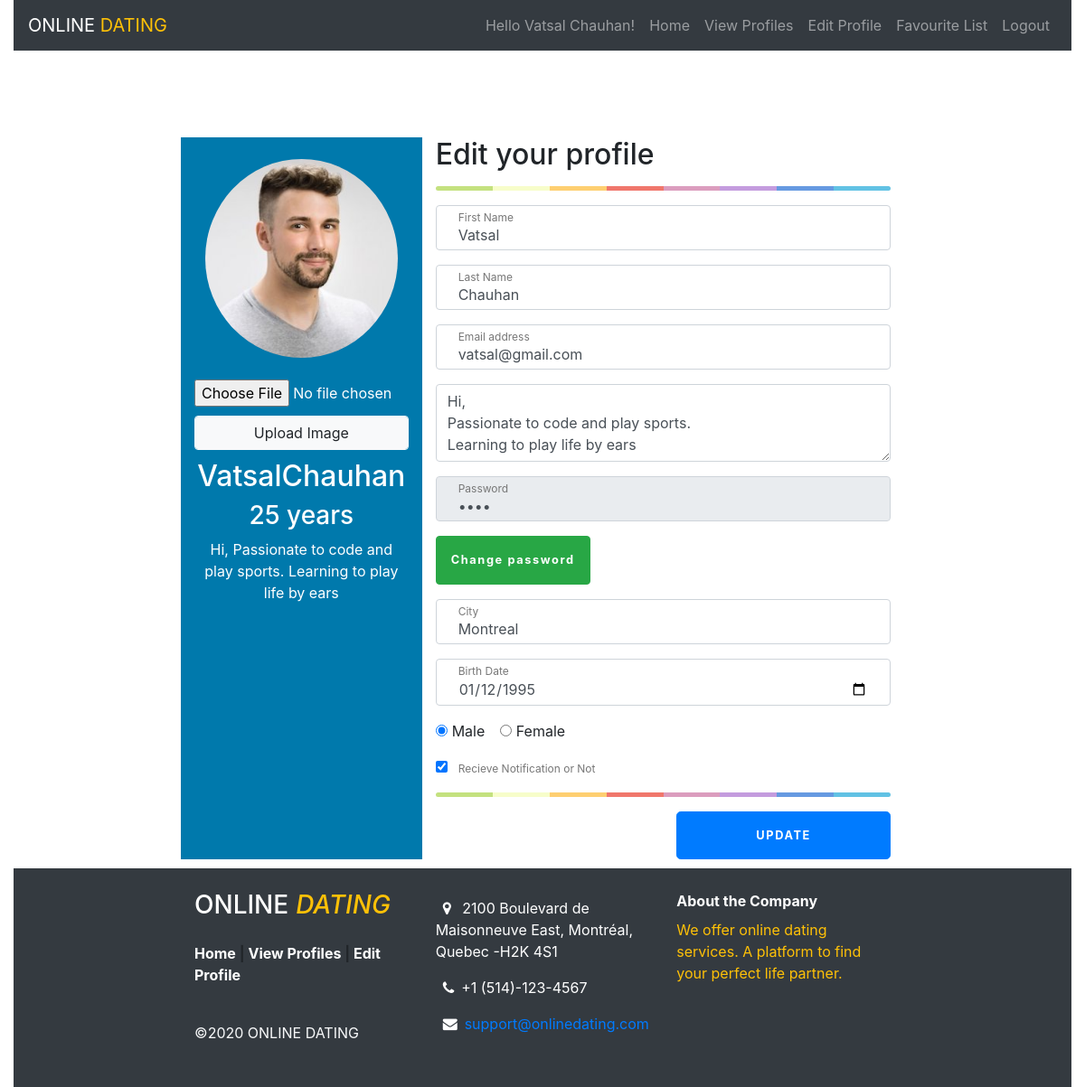
/edit-profile.php (signed in), run on the app's committed database.
### tables this page shows
CREATE TABLE IF NOT EXISTS `profile` (
  `id` int(50) NOT NULL AUTO_INCREMENT,
  `email` varchar(500) NOT NULL,
  `password` varchar(500) NOT NULL,
  `firstName` varchar(50) NOT NULL,
  `lastName` varchar(50) NOT NULL,
  `city` varchar(50) NOT NULL,
  `bio` varchar(500) NOT NULL,
  `birthDate` date NOT NULL,
  `gender` varchar(50) NOT NULL,
  `imgUrl` text NOT NULL,
  `receive_notification` tinyint(1) NOT NULL DEFAULT 0,
  `user_role` text NOT NULL,
  `created_date` datetime NOT NULL DEFAULT current_timestamp(),
  `modified_date` datetime DEFAULT NULL,
  PRIMARY KEY (`id`),
  UNIQUE KEY `email` (`email`)
);

### helper/helperFunctions.php (called while the page is built, shortened)
<?php
function IsVariableIsSetOrEmpty($variableToCheck): bool
{
    return false;
}

### edit-profile.php (the view, shortened to what this page needs)
<?php
include("./helper/helperFunctions.php");
$connection = getConnection();
$errors = array();
$firstName = '';
$lastName = '';
$email = '';
$city = '';
$password = '';
$birthDate = '';
$bio = '';
$gender = '';
$image = '';
$notification = '';
function getUserFromUserId($userId, $connection)
{
    $selectQuery = "SELECT * from profile WHERE id = '$userId'";
    $selectQuerystmt = $connection->prepare($selectQuery);
    $selectQuerystmt->execute();
    return $selectQuerystmt->fetch(PDO::FETCH_ASSOC);
}
if (isset($_SESSION['userId'])) {
    $userId = $_SESSION['userId'];
    $row = getUserFromUserId($userId, $connection);
    if (IsVariableIsSetOrEmpty($row)) {
        array_push($errors, 'Error fetching Data');
    } else {
        $firstName = $row['firstName'];
        $password = $row['password'];
        $lastName = $row['lastName'];
        $email = $row['email'];
        $bio = $row['bio'];
        $city = $row['city'];
        $birthDate = $row['birthDate'];
        $gender = $row['gender'];
        $image = $row['imgUrl'];
        $notification = $row['receive_notification'];
        $birthday = new DateTime($row["birthDate"]);
        $today = new Datetime(date('y-d-m'));
        $diff = $today->diff($birthday);
    }
}
?>
<!doctype html>
<html lang="en">
<head>
    <?php include("./includes/header.php") ?>
    <link href="./css/style.css" rel="stylesheet" type="text/css">
</head>
<body>
<div class="container-fluid wrapper">
    <?php
    include("./includes/nav-bar.php")
    ?>
    <div class="container">
        <br>
        <br>
        <div class="row" id="main">
            <div class="col-md-4 well" id="leftPanel">
                <div class="row">
                    <div class="col-md-12">
                        <br>
                        <img src="<?php echo $image; ?>" height="220px" width="90%" alt="avatar" class="rounded-circle">
                    </div>
                </div>
                <div class="row mb-10">
                    <div class="col-md-12">
                        <form action="edit-profile.php" method="post" enctype="multipart/form-data">
                            <br>
                            <input accept="image/*" name="newImageFileUploadControl" type="file" class=" mb-10" required>
                            <input type="submit" name="uploadImage" class="form-control btn btn-light"
                                   value="Upload Image"/>
                        </form>
                    </div>
                </div>
                <div class="row">
                    <div class="col-md-12">
                        <h2><?php echo $firstName ?><?php echo $lastName ?> </h2>
                    </div>
                </div>
                <div class="row">
                    <div class="col-md-12">
                        <h3><?php echo "$diff->y years"; ?></h3>
                    </div>
                </div>
                <div class="row">
                    <div class="col-md-12">
                        <blockquote>
                            <p><?php echo $bio; ?></p>
                        </blockquote>
                    </div>
                </div>
            </div>
            <div class="col-md-8 well" id="rightPanel">
                <div class="row">
                    <div class="col-md-12">
                        <form class="form-signin" action="edit-profile.php" method="post" enctype="multipart/form-data">
                            <h2>Edit your profile</h2>
                            <hr class="colorgraph">
                            <div class="form-label-group">
                                <input type="text" name="firstName" id="firstName" class="form-control"
                                       placeholder="First Name" value="<?php echo $firstName; ?>" required>
                                <label for="firstName">First Name</label>
                            </div>
                            <div class="form-label-group">
                                <input type="text" id="lastName" name="lastName" class="form-control"
                                       placeholder="Last Name" value="<?php echo $lastName; ?>" required>
                                <label for="lastName">Last Name</label>
                            </div>
                            <div class="form-label-group">
                                <input type="email" name="email" id="inputEmail" class="form-control"
                                       placeholder="Email address" pattern="^[\w-\.]+@([\w-]+\.)+[\w-]{2,4}$"
                                       value="<?php echo $email; ?>" required>
                                <label for="inputEmail">Email address</label>
                            </div>
                            <div class="form-label-group">
                                <textarea class="form-control" name="bio" id="exampleFormControlTextarea1" rows="3"
                                          placeholder="Bio-info"><?php echo $bio; ?></textarea>
                            </div>
                            <div class="form-label-group">
                                <input type="password" name="password" id="inputPassword" class="form-control"
                                       placeholder="Password" value="<?php echo $password; ?>" disabled>
                                <label for="inputPassword">Password</label>
                            </div>
                            <div class="form-label-group">
                                <button type="button" class="btn btn-success" data-toggle="modal"
                                        data-target="#changePasswordModal">
                                    Change password
                                </button>
                            </div>
                            <div class="form-label-group">
                                <input type="type" id="city" name="city" class="form-control"
                                       value="<?php echo $city; ?>" required>
                                <label for="city">City</label>
                            </div>
                            <div class="form-label-group">
                                <input type="date" id="birthDate" name="birthDate" class="form-control"
                                       value="<?php echo $birthDate; ?>" required>
                                <label for="birthDate">Birth Date</label>
                            </div>
                            <div class="form-group">
                                <div class="form-check form-check-inline">
                                    <input class="form-check-input" type="radio" name="gender" id="gender"
                                           value="male" <?php if ($gender === "male") {
                                        echo "checked";
                                    } ?> required>
                                    <label class="form-check-label" for="male">Male</label>
                                </div>
                                <div class="form-check form-check-inline">
                                    <input class="form-check-input" type="radio" name="gender" id="gender"
                                           value="female" <?php if ($gender === "female") {
                                        echo "checked";
                                    } ?>>
                                    <label class="form-check-label" for="female">Female</label>
                                </div>
                            </div>
                            <div class="form-label-group">
                                <input type="checkbox" id="notification" name="notification" value="notification" <?php if ($notification === "1") {
                                    echo "checked";
                                }?> >
                                <label for="notification">Recieve Notification or Not</label>
                            </div>
                            <hr class="colorgraph">
                            <div class="row">
                                <div class="col-xs-12 col-md-6"></div>
                                <div class="col-xs-12 col-md-6">
                                    <button class="btn btn-lg btn-primary btn-block text-uppercase" name="Submit"
                                            type="submit">Update
                                    </button>
                                </div>
                            </div>
                        </form>
                    </div>
                </div>
            </div>
        </div>
    </div>
    <?php include("./includes/footer.php") ?>
</div>
</body>
</html>

### includes/nav-bar.php (shortened to what this page needs)
<?php
include_once("./helper/helperFunctions.php");
$userId = 0;
$user = [];
if (isset($_SESSION["userId"])) {
    $userId = !IsVariableIsSetOrEmpty($_SESSION['userId']) ? $_SESSION['userId'] : 0;
    $user = $userId !== 0 && !IsVariableIsSetOrEmpty($_SESSION['user']) ? $_SESSION['user'] : [];
}
?>
<header>
    <nav class="navbar navbar-dark bg-dark navbar-expand-sm">
        <a class="navbar-brand" href="./index.php">
            ONLINE <span class="text-warning ">DATING</span>
        </a>
        <div class="collapse navbar-collapse justify-content-end" id="navbar-list-2">
            <ul class="navbar-nav">
                <?php
                if ($userId !== 0 && count($user) > 0) {
                    ?>
                    <li class="nav-item">
                        <a class="nav-link" href="#"
                           onclick="return false">Hello <?= $user["firstName"] . " " . $user["lastName"] ?>!</a>
                    </li>
                    <?php
                }
                ?>
                <li class="nav-item">
                    <a class="nav-link" href="./index.php">Home</a>
                </li>
                <li class="nav-item">
                    <a class="nav-link" href="./view-profiles.php">View Profiles</a>
                </li>
                <?php
                if ($userId !== 0) {
                    ?>
                    <li class="nav-item">
                        <a class="nav-link" href="./edit-profile.php">Edit Profile</a>
                    </li>
                    <?php
                    if ($user["user_role"] === "premium") {
                        ?>
                        <li class="nav-item">
                            <a class="nav-link" href="./favourite_list.php">Favourite List</a>
                        </li>
                        <?php
                    }
                    ?>
                    <li class="nav-item">
                        <a class="nav-link" href="./logout.php">Logout</a>
                    </li>
                    <?php
                }
                ?>
            </ul>
        </div>
    </nav>
</header>

### css/style.css (style rules this page uses)
:root { --input-padding-x: 1.5rem; --input-padding-y: .75rem; }
.form-signin { width: 100%; }
.form-signin .btn { font-size: 80%; letter-spacing: .1rem; font-weight: bold; padding: 1rem; transition: all 0.2s; }
.form-label-group { position: relative; margin-bottom: 1rem; }
.form-label-group input { height: auto; }
.form-label-group > input, .form-label-group > label { padding: var(--input-padding-y) var(--input-padding-x); }
.form-label-group > label { position: absolute; top: 0; left: 0; display: block; width: 100%; margin-bottom: 0; line-height: 1.5; color: #495057; border: 1px solid transparent; transition: all .1s ease-in-out; }
.form-label-group input::placeholder { color: transparent; }
.form-label-group input:not(:placeholder-shown) { padding-top: calc(var(--input-padding-y) + var(--input-padding-y) * (2 / 3)); padding-bottom: calc(var(--input-padding-y) / 3); }
.form-label-group input:not(:placeholder-shown) ~ label { padding-top: calc(var(--input-padding-y) / 3); padding-bottom: calc(var(--input-padding-y) / 3); font-size: 12px; color: #777; }
.mb-10 { margin-bottom: 10px; }
#leftPanel { background-color: #0079ac; color: #fff; text-align: center; }
#rightPanel { min-height: 415px; }
.colorgraph { height: 5px; border-top: 0; background: #c4e17f; border-radius: 5px; background-image: -webkit-linear-gradient(left, #c4e17f, #c4e17f 12.5%, #f7fdca 12.5%, #f7fdca 25%, #fecf71 25%, #fecf71 37.5%, #f0776c 37.5%, #f0776c 50%, #db9dbe 50%, #db9dbe 62.5%, #c49cde 62.5%, #c49cde 75%, #669ae1 75%, #669ae1 87.5%, #62c2e4 87.5%, #62c2e4); background-image: -moz-linear-gradient(left, #c4e17f, #c4e17f 12.5%, #f7fdca 12.5%, #f7fdca 25%, #fecf71 25%, #fecf71 37.5%, #f0776c 37.5%, #f0776c 50%, #db9dbe 50%, #db9dbe 62.5%, #c49cde 62.5%, #c49cde 75%, #669ae1 75%, #669ae1 87.5%, #62c2e4 87.5%, #62c2e4); background-image: -o-linear-gradient(left, #c4e17f, #c4e17f 12.5%, #f7fdca 12.5%, #f7fdca 25%, #fecf71 25%, #fecf71 37.5%, #f0776c 37.5%, #f0776c 50%, #db9dbe 50%, #db9dbe 62.5%, #c49cde 62.5%, #c49cde 75%, #669ae1 75%, #669ae1 87.5%, #62c2e4 87.5%, #62c2e4); background-image: linear-gradient(to right, #c4e17f, #c4e17f 12.5%, #f7fdca 12.5%, #f7fdca 25%, #fecf71 25%, #fecf71 37.5%, #f0776c 37.5%, #f0776c 50%, #db9dbe 50%, #db9dbe 62.5%, #c49cde 62.5%, #c49cde 75%, #669ae1 75%, #669ae1 87.5%, #62c2e4 87.5%, #62c2e4); }
.container { position: relative; max-width: 800px; margin: 0 auto; }

### data on the page
profile: firstName "Vatsal", lastName "Chauhan", imgUrl (picture), birthDate "25", bio "Hi, Passionate to code and play sports. Learning to play life by ears", email "vatsal@gmail.com", city "Montreal", birthDate "01/12/1995", gender "☑", receive_notification "☑"
